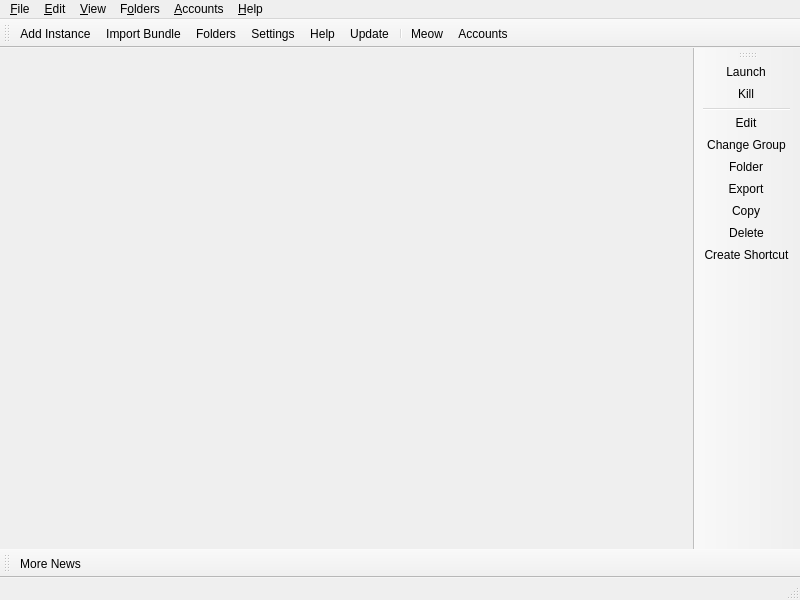
<?xml version="1.0" encoding="UTF-8"?>
<ui version="4.0">
 <class>MainWindow</class>
 <widget class="QMainWindow" name="MainWindow">
  <property name="geometry">
   <rect>
    <x>0</x>
    <y>0</y>
    <width>800</width>
    <height>600</height>
   </rect>
  </property>
  <widget class="QWidget" name="centralWidget">
   <layout class="QHBoxLayout" name="horizontalLayout">
    <property name="spacing">
     <number>0</number>
    </property>
    <property name="leftMargin">
     <number>0</number>
    </property>
    <property name="topMargin">
     <number>0</number>
    </property>
    <property name="rightMargin">
     <number>0</number>
    </property>
    <property name="bottomMargin">
     <number>0</number>
    </property>
   </layout>
  </widget>
  <widget class="QStatusBar" name="statusBar"/>
  <widget class="QToolBar" name="mainToolBar">
   <property name="windowTitle">
    <string>Main Toolbar</string>
   </property>
   <property name="allowedAreas">
    <set>Qt::ToolBarArea::BottomToolBarArea|Qt::ToolBarArea::TopToolBarArea</set>
   </property>
   <property name="toolButtonStyle">
    <enum>Qt::ToolButtonStyle::ToolButtonTextBesideIcon</enum>
   </property>
   <property name="floatable">
    <bool>false</bool>
   </property>
   <attribute name="toolBarArea">
    <enum>TopToolBarArea</enum>
   </attribute>
   <attribute name="toolBarBreak">
    <bool>false</bool>
   </attribute>
   <addaction name="actionAddInstance"/>
   <addaction name="actionImportBundle"/>
   <addaction name="actionFoldersButton"/>
   <addaction name="actionSettings"/>
   <addaction name="actionHelpButton"/>
   <addaction name="actionCheckUpdate"/>
   <addaction name="separator"/>
   <addaction name="actionCAT"/>
   <addaction name="actionAccountsButton"/>
  </widget>
  <widget class="QToolBar" name="newsToolBar">
   <property name="windowTitle">
    <string>News Toolbar</string>
   </property>
   <property name="allowedAreas">
    <set>Qt::ToolBarArea::BottomToolBarArea|Qt::ToolBarArea::TopToolBarArea</set>
   </property>
   <property name="iconSize">
    <size>
     <width>16</width>
     <height>16</height>
    </size>
   </property>
   <property name="toolButtonStyle">
    <enum>Qt::ToolButtonStyle::ToolButtonTextBesideIcon</enum>
   </property>
   <property name="floatable">
    <bool>false</bool>
   </property>
   <attribute name="toolBarArea">
    <enum>BottomToolBarArea</enum>
   </attribute>
   <attribute name="toolBarBreak">
    <bool>false</bool>
   </attribute>
   <addaction name="actionMoreNews"/>
  </widget>
  <widget class="WideBar" name="instanceToolBar">
   <property name="windowTitle">
    <string>Instance Toolbar</string>
   </property>
   <property name="allowedAreas">
    <set>Qt::ToolBarArea::LeftToolBarArea|Qt::ToolBarArea::RightToolBarArea</set>
   </property>
   <property name="iconSize">
    <size>
     <width>16</width>
     <height>16</height>
    </size>
   </property>
   <property name="toolButtonStyle">
    <enum>Qt::ToolButtonStyle::ToolButtonTextBesideIcon</enum>
   </property>
   <property name="floatable">
    <bool>false</bool>
   </property>
   <property name="useDefaultAction" stdset="0">
    <bool>true</bool>
   </property>
   <attribute name="toolBarArea">
    <enum>RightToolBarArea</enum>
   </attribute>
   <attribute name="toolBarBreak">
    <bool>false</bool>
   </attribute>
   <addaction name="actionLaunchInstance"/>
   <addaction name="actionKillInstance"/>
   <addaction name="separator"/>
   <addaction name="actionEditInstance"/>
   <addaction name="actionChangeInstGroup"/>
   <addaction name="actionViewSelectedInstFolder"/>
   <addaction name="actionExportInstance"/>
   <addaction name="actionCopyInstance"/>
   <addaction name="actionDeleteInstance"/>
   <addaction name="actionCreateInstanceShortcut"/>
  </widget>
  <widget class="QMenuBar" name="menuBar">
   <property name="geometry">
    <rect>
     <x>0</x>
     <y>0</y>
     <width>800</width>
     <height>18</height>
    </rect>
   </property>
   <widget class="QMenu" name="fileMenu">
    <property name="title">
     <string>&amp;File</string>
    </property>
    <property name="toolTipsVisible">
     <bool>true</bool>
    </property>
    <addaction name="actionAddInstance"/>
    <addaction name="actionImportBundle"/>
    <addaction name="actionExportBundle"/>
    <addaction name="separator"/>
    <addaction name="actionLaunchInstance"/>
    <addaction name="actionKillInstance"/>
    <addaction name="separator"/>
    <addaction name="actionEditInstance"/>
    <addaction name="actionChangeInstGroup"/>
    <addaction name="actionViewSelectedInstFolder"/>
    <addaction name="actionExportInstance"/>
    <addaction name="actionCopyInstance"/>
    <addaction name="actionDeleteInstance"/>
    <addaction name="actionCreateInstanceShortcut"/>
    <addaction name="separator"/>
    <addaction name="actionSettings"/>
    <addaction name="actionCloseWindow"/>
   </widget>
   <widget class="QMenu" name="editMenu">
    <property name="title">
     <string>&amp;Edit</string>
    </property>
    <property name="toolTipsVisible">
     <bool>true</bool>
    </property>
    <addaction name="actionUndoTrashInstance"/>
   </widget>
   <widget class="QMenu" name="viewMenu">
    <property name="title">
     <string>&amp;View</string>
    </property>
    <property name="toolTipsVisible">
     <bool>true</bool>
    </property>
    <addaction name="actionChangeTheme"/>
    <addaction name="separator"/>
    <addaction name="actionCAT"/>
    <addaction name="actionToggleStatusBar"/>
    <addaction name="actionLockToolbars"/>
    <addaction name="separator"/>
   </widget>
   <widget class="QMenu" name="foldersMenu">
    <property name="title">
     <string>F&amp;olders</string>
    </property>
    <property name="toolTipsVisible">
     <bool>true</bool>
    </property>
    <addaction name="actionViewLauncherRootFolder"/>
    <addaction name="separator"/>
    <addaction name="actionViewInstanceFolder"/>
    <addaction name="actionViewCentralModsFolder"/>
    <addaction name="actionViewSkinsFolder"/>
    <addaction name="actionViewJavaFolder"/>
    <addaction name="separator"/>
    <addaction name="actionViewIconThemeFolder"/>
    <addaction name="actionViewWidgetThemeFolder"/>
    <addaction name="actionViewCatPackFolder"/>
    <addaction name="actionViewIconsFolder"/>
    <addaction name="separator"/>
    <addaction name="actionViewLogsFolder"/>
   </widget>
   <widget class="QMenu" name="accountsMenu">
    <property name="title">
     <string>&amp;Accounts</string>
    </property>
   </widget>
   <widget class="QMenu" name="helpMenu">
    <property name="title">
     <string>&amp;Help</string>
    </property>
    <property name="toolTipsVisible">
     <bool>true</bool>
    </property>
    <addaction name="actionClearMetadata"/>
    <addaction name="actionReportBug"/>
    <addaction name="actionViewLog"/>
    <addaction name="actionAddToPATH"/>
    <addaction name="separator"/>
    <addaction name="actionMATRIX"/>
    <addaction name="actionDISCORD"/>
    <addaction name="actionREDDIT"/>
    <addaction name="separator"/>
    <addaction name="actionMoreNews"/>
    <addaction name="actionCheckUpdate"/>
    <addaction name="actionOpenWiki"/>
    <addaction name="actionAbout"/>
   </widget>
   <addaction name="fileMenu"/>
   <addaction name="editMenu"/>
   <addaction name="viewMenu"/>
   <addaction name="foldersMenu"/>
   <addaction name="accountsMenu"/>
   <addaction name="helpMenu"/>
  </widget>
  <action name="actionMoreNews">
   <property name="icon">
    <iconset theme="news"/>
   </property>
   <property name="text">
    <string>More News...</string>
   </property>
   <property name="toolTip">
    <string>Open the development blog to read more news about %1.</string>
   </property>
  </action>
  <action name="actionCAT">
   <property name="checkable">
    <bool>true</bool>
   </property>
   <property name="icon">
    <iconset theme="cat"/>
   </property>
   <property name="text">
    <string>&amp;Meow</string>
   </property>
   <property name="toolTip">
    <string>It's a fluffy kitty :3</string>
   </property>
  </action>
  <action name="actionToggleStatusBar">
   <property name="checkable">
    <bool>true</bool>
   </property>
   <property name="text">
    <string>Status Bar</string>
   </property>
  </action>
  <action name="actionLockToolbars">
   <property name="checkable">
    <bool>true</bool>
   </property>
   <property name="text">
    <string>Lock Toolbars</string>
   </property>
  </action>
  <action name="actionUndoTrashInstance">
   <property name="enabled">
    <bool>false</bool>
   </property>
   <property name="text">
    <string>&amp;Undo Last Instance Deletion</string>
   </property>
  </action>
  <action name="actionAddInstance">
   <property name="icon">
    <iconset theme="new"/>
   </property>
   <property name="text">
    <string>Add Instanc&amp;e...</string>
   </property>
   <property name="toolTip">
    <string>Add a new instance.</string>
   </property>
  </action>
  <action name="actionImportBundle">
   <property name="icon">
    <iconset theme="viewfolder"/>
   </property>
   <property name="text">
    <string>Import &amp;Bundle...</string>
   </property>
   <property name="toolTip">
    <string>Install new Minecraft versions, mod loaders, Java or a ready-to-play instance from an offline bundle (.zip), for example one on a USB stick.</string>
   </property>
  </action>
  <action name="actionExportBundle">
   <property name="icon">
    <iconset theme="export"/>
   </property>
   <property name="text">
    <string>E&amp;xport Offline Bundle...</string>
   </property>
   <property name="toolTip">
    <string>Make one file with Minecraft versions, mod loaders and Java for a computer without internet.</string>
   </property>
  </action>
  <action name="actionExportInstanceOfflineBundle">
   <property name="icon">
    <iconset theme="export"/>
   </property>
   <property name="text">
    <string>Offline Bundle</string>
   </property>
   <property name="toolTip">
    <string>Make one file with this instance and everything it needs, for a computer without internet.</string>
   </property>
  </action>
  <action name="actionCheckUpdate">
   <property name="icon">
    <iconset theme="checkupdate"/>
   </property>
   <property name="text">
    <string>&amp;Update...</string>
   </property>
   <property name="toolTip">
    <string>Check for new updates for %1.</string>
   </property>
   <property name="menuRole">
    <enum>QAction::MenuRole::ApplicationSpecificRole</enum>
   </property>
  </action>
  <action name="actionSettings">
   <property name="icon">
    <iconset theme="settings"/>
   </property>
   <property name="text">
    <string>Setti&amp;ngs...</string>
   </property>
   <property name="toolTip">
    <string>Change settings.</string>
   </property>
   <property name="menuRole">
    <enum>QAction::MenuRole::PreferencesRole</enum>
   </property>
  </action>
  <action name="actionManageSkins">
   <property name="icon">
    <iconset theme="settings"/>
   </property>
   <property name="text">
    <string>Manage &amp;Skins...</string>
   </property>
  </action>
  <action name="actionManageAccounts">
   <property name="icon">
    <iconset theme="accounts"/>
   </property>
   <property name="text">
    <string>&amp;Manage Accounts...</string>
   </property>
  </action>
  <action name="actionLaunchInstance">
   <property name="icon">
    <iconset theme="launch"/>
   </property>
   <property name="text">
    <string>&amp;Launch</string>
   </property>
   <property name="toolTip">
    <string>Launch the selected instance.</string>
   </property>
  </action>
  <action name="actionKillInstance">
   <property name="icon">
    <iconset theme="status-bad"/>
   </property>
   <property name="text">
    <string>&amp;Kill</string>
   </property>
   <property name="toolTip">
    <string>Kill the running instance.</string>
   </property>
   <property name="shortcut">
    <string>Ctrl+K</string>
   </property>
  </action>
  <action name="actionRenameInstance">
   <property name="icon">
    <iconset theme="rename"/>
   </property>
   <property name="text">
    <string>Rename</string>
   </property>
   <property name="toolTip">
    <string>Rename the selected instance.</string>
   </property>
  </action>
  <action name="actionChangeInstGroup">
   <property name="icon">
    <iconset theme="tag"/>
   </property>
   <property name="text">
    <string>&amp;Change Group...</string>
   </property>
   <property name="toolTip">
    <string>Change the selected instance's group.</string>
   </property>
   <property name="shortcut">
    <string>Ctrl+G</string>
   </property>
  </action>
  <action name="actionChangeInstIcon">
   <property name="text">
    <string>Change Icon</string>
   </property>
   <property name="toolTip">
    <string>Change the selected instance's icon.</string>
   </property>
  </action>
  <action name="actionEditInstance">
   <property name="icon">
    <iconset theme="settings"/>
   </property>
   <property name="text">
    <string>&amp;Edit...</string>
   </property>
   <property name="toolTip">
    <string>Change the instance settings, mods and versions.</string>
   </property>
   <property name="shortcut">
    <string>Ctrl+I</string>
   </property>
  </action>
  <action name="actionViewSelectedInstFolder">
   <property name="icon">
    <iconset theme="viewfolder"/>
   </property>
   <property name="text">
    <string>&amp;Folder</string>
   </property>
   <property name="toolTip">
    <string>Open the selected instance's root folder in a file browser.</string>
   </property>
  </action>
  <action name="actionDeleteInstance">
   <property name="icon">
    <iconset theme="delete"/>
   </property>
   <property name="text">
    <string>Dele&amp;te</string>
   </property>
   <property name="toolTip">
    <string>Delete the selected instance.</string>
   </property>
   <property name="autoRepeat">
    <bool>false</bool>
   </property>
  </action>
  <action name="actionCopyInstance">
   <property name="icon">
    <iconset theme="copy"/>
   </property>
   <property name="text">
    <string>Cop&amp;y...</string>
   </property>
   <property name="toolTip">
    <string>Copy the selected instance.</string>
   </property>
   <property name="shortcut">
    <string>Ctrl+D</string>
   </property>
  </action>
  <action name="actionExportInstance">
   <property name="icon">
    <iconset theme="export"/>
   </property>
   <property name="text">
    <string>E&amp;xport...</string>
   </property>
   <property name="toolTip">
    <string>Export the selected instance to supported formats.</string>
   </property>
  </action>
  <action name="actionExportInstanceZip">
   <property name="icon">
    <iconset theme="launcher"/>
   </property>
   <property name="text">
    <string>Prism Launcher (zip)</string>
   </property>
  </action>
  <action name="actionExportInstanceMrPack">
   <property name="icon">
    <iconset theme="modrinth"/>
   </property>
   <property name="text">
    <string>Modrinth (mrpack)</string>
   </property>
  </action>
  <action name="actionExportInstanceFlamePack">
   <property name="icon">
    <iconset theme="flame"/>
   </property>
   <property name="text">
    <string>CurseForge (zip)</string>
   </property>
  </action>
  <action name="actionCreateInstanceShortcut">
   <property name="icon">
    <iconset theme="shortcut"/>
   </property>
   <property name="text">
    <string>Create Shortcut</string>
   </property>
   <property name="toolTip">
    <string>Creates a shortcut on a selected folder to launch the selected instance.</string>
   </property>
  </action>
  <action name="actionNoAccountsAdded">
   <property name="icon">
    <iconset theme="noaccount"/>
   </property>
   <property name="text">
    <string>No accounts added!</string>
   </property>
  </action>
  <action name="actionNoDefaultAccount">
   <property name="checkable">
    <bool>true</bool>
   </property>
   <property name="icon">
    <iconset theme="noaccount"/>
   </property>
   <property name="text">
    <string>No Default Account</string>
   </property>
   <property name="shortcut">
    <string>Ctrl+0</string>
   </property>
  </action>
  <action name="actionCloseWindow">
   <property name="icon">
    <iconset theme="status-bad"/>
   </property>
   <property name="text">
    <string>Close &amp;Window</string>
   </property>
   <property name="toolTip">
    <string>Close the current window</string>
   </property>
   <property name="menuRole">
    <enum>QAction::MenuRole::NoRole</enum>
   </property>
  </action>
  <action name="actionViewInstanceFolder">
   <property name="icon">
    <iconset theme="viewfolder"/>
   </property>
   <property name="text">
    <string>&amp;Instances</string>
   </property>
   <property name="toolTip">
    <string>Open the instances folder in a file browser.</string>
   </property>
  </action>
  <action name="actionViewLauncherRootFolder">
   <property name="icon">
    <iconset theme="viewfolder"/>
   </property>
   <property name="text">
    <string>Launcher &amp;Root</string>
   </property>
   <property name="toolTip">
    <string>Open the launcher's root folder in a file browser.</string>
   </property>
  </action>
  <action name="actionViewCentralModsFolder">
   <property name="icon">
    <iconset theme="centralmods"/>
   </property>
   <property name="text">
    <string>&amp;Central Mods</string>
   </property>
   <property name="toolTip">
    <string>Open the central mods folder in a file browser.</string>
   </property>
  </action>
  <action name="actionViewSkinsFolder">
   <property name="icon">
    <iconset theme="viewfolder"/>
   </property>
   <property name="text">
    <string>&amp;Skins</string>
   </property>
   <property name="toolTip">
    <string>Open the skins folder in a file browser.</string>
   </property>
  </action>
  <action name="actionViewIconsFolder">
   <property name="icon">
    <iconset theme="viewfolder"/>
   </property>
   <property name="text">
    <string>Instance Icons</string>
   </property>
   <property name="toolTip">
    <string>Open the instance icons folder in a file browser.</string>
   </property>
  </action>
  <action name="actionViewLogsFolder">
   <property name="icon">
    <iconset theme="viewfolder"/>
   </property>
   <property name="text">
    <string>Logs</string>
   </property>
   <property name="toolTip">
    <string>Open the logs folder in a file browser.</string>
   </property>
  </action>
  <action name="actionChangeTheme">
   <property name="text">
    <string>Themes</string>
   </property>
  </action>
  <action name="actionReportBug">
   <property name="icon">
    <iconset theme="bug"/>
   </property>
   <property name="text">
    <string>Report a Bug or Suggest a Feature</string>
   </property>
   <property name="toolTip">
    <string>Open the bug tracker to report a bug with %1.</string>
   </property>
  </action>
  <action name="actionDISCORD">
   <property name="icon">
    <iconset theme="discord"/>
   </property>
   <property name="text">
    <string>&amp;Discord Guild</string>
   </property>
   <property name="toolTip">
    <string>Open %1 Discord guild.</string>
   </property>
  </action>
  <action name="actionMATRIX">
   <property name="icon">
    <iconset theme="matrix"/>
   </property>
   <property name="text">
    <string>&amp;Matrix Space</string>
   </property>
   <property name="toolTip">
    <string>Open %1 Matrix space.</string>
   </property>
  </action>
  <action name="actionREDDIT">
   <property name="icon">
    <iconset theme="reddit-alien"/>
   </property>
   <property name="text">
    <string>Sub&amp;reddit</string>
   </property>
   <property name="toolTip">
    <string>Open %1 subreddit.</string>
   </property>
  </action>
  <action name="actionAbout">
   <property name="icon">
    <iconset theme="about"/>
   </property>
   <property name="text">
    <string>&amp;About %1</string>
   </property>
   <property name="toolTip">
    <string>View information about %1.</string>
   </property>
   <property name="menuRole">
    <enum>QAction::MenuRole::AboutRole</enum>
   </property>
  </action>
  <action name="actionClearMetadata">
   <property name="icon">
    <iconset theme="refresh"/>
   </property>
   <property name="text">
    <string>&amp;Clear Metadata Cache</string>
   </property>
   <property name="toolTip">
    <string>Clear cached metadata</string>
   </property>
  </action>
  <action name="actionViewLog">
   <property name="icon">
    <iconset theme="log"/>
   </property>
   <property name="text">
    <string>View logs</string>
   </property>
   <property name="toolTip">
    <string>View current and previous launcher logs</string>
   </property>
  </action>
  <action name="actionAddToPATH">
   <property name="icon">
    <iconset theme="custom-commands"/>
   </property>
   <property name="text">
    <string>Install to &amp;PATH</string>
   </property>
   <property name="toolTip">
    <string>Install a %1 symlink to /usr/local/bin</string>
   </property>
  </action>
  <action name="actionFoldersButton">
   <property name="icon">
    <iconset theme="viewfolder"/>
   </property>
   <property name="text">
    <string>Folders</string>
   </property>
   <property name="toolTip">
    <string>Open one of the folders shared between instances.</string>
   </property>
  </action>
  <action name="actionHelpButton">
   <property name="icon">
    <iconset theme="help"/>
   </property>
   <property name="text">
    <string>Help</string>
   </property>
   <property name="toolTip">
    <string>Get help with %1 or Minecraft.</string>
   </property>
  </action>
  <action name="actionAccountsButton">
   <property name="icon">
    <iconset theme="noaccount"/>
   </property>
   <property name="text">
    <string>Accounts</string>
   </property>
  </action>
  <action name="actionOpenWiki">
   <property name="icon">
    <iconset theme="help"/>
   </property>
   <property name="text">
    <string>%1 &amp;Wiki</string>
   </property>
   <property name="toolTip">
    <string>Open the %1 wiki</string>
   </property>
  </action>
  <action name="actionViewWidgetThemeFolder">
   <property name="icon">
    <iconset theme="viewfolder"/>
   </property>
   <property name="text">
    <string>&amp;Widget Themes</string>
   </property>
   <property name="toolTip">
    <string>Open the widget themes folder in a file browser.</string>
   </property>
  </action>
  <action name="actionViewIconThemeFolder">
   <property name="icon">
    <iconset theme="viewfolder"/>
   </property>
   <property name="text">
    <string>I&amp;con Theme</string>
   </property>
   <property name="toolTip">
    <string>Open the icon theme folder in a file browser.</string>
   </property>
  </action>
  <action name="actionViewCatPackFolder">
   <property name="icon">
    <iconset theme="viewfolder"/>
   </property>
   <property name="text">
    <string>Cat Packs</string>
   </property>
   <property name="toolTip">
    <string>Open the cat packs folder in a file browser.</string>
   </property>
  </action>
  <action name="actionViewJavaFolder">
   <property name="icon">
    <iconset theme="viewfolder"/>
   </property>
   <property name="text">
    <string>Java</string>
   </property>
   <property name="toolTip">
    <string>Open the Java folder in a file browser. Only available if the built-in Java downloader is used.</string>
   </property>
  </action>
 </widget>
 <customwidgets>
  <customwidget>
   <class>WideBar</class>
   <extends>QToolBar</extends>
   <header>ui/widgets/WideBar.h</header>
  </customwidget>
 </customwidgets>
 <resources/>
 <connections/>
</ui>
